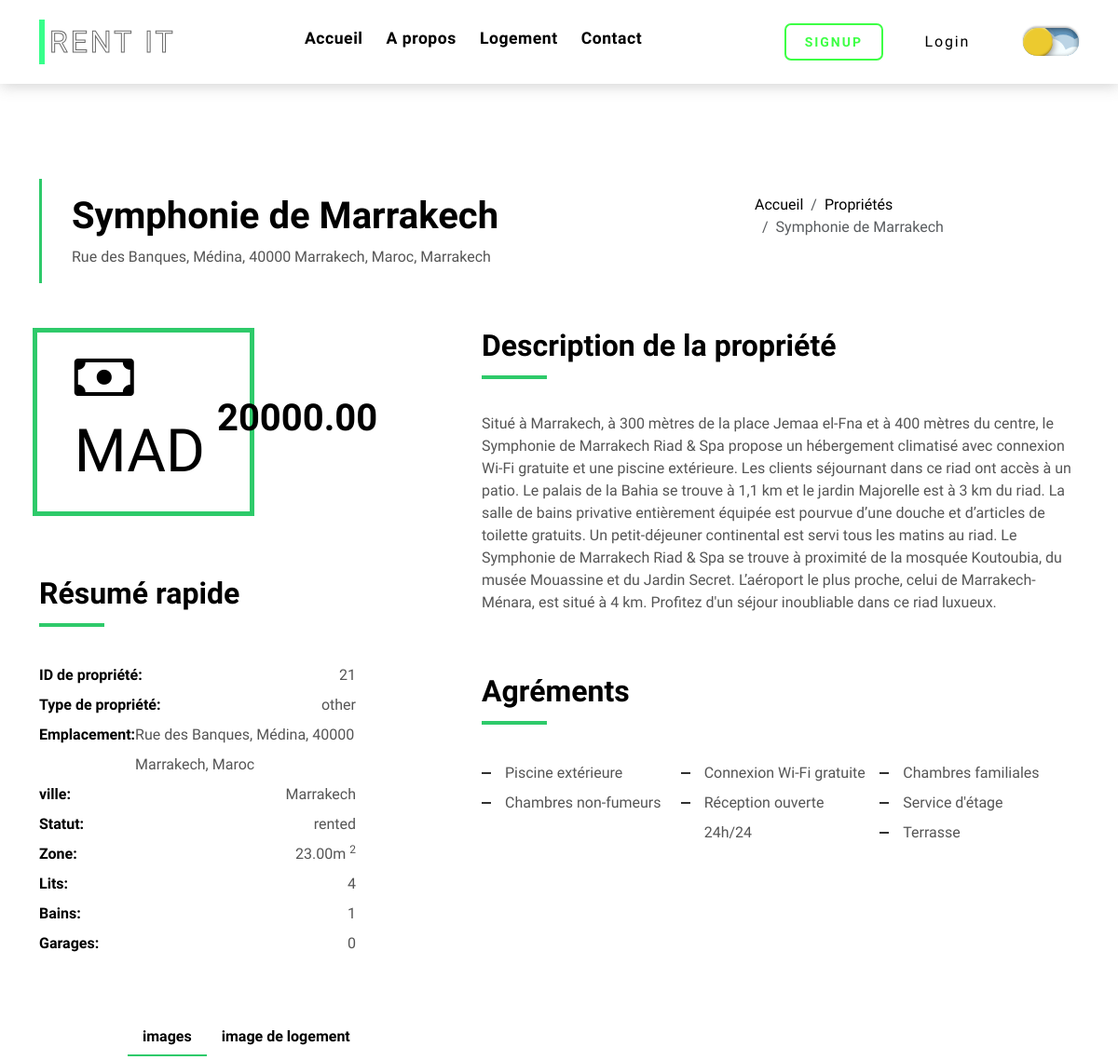
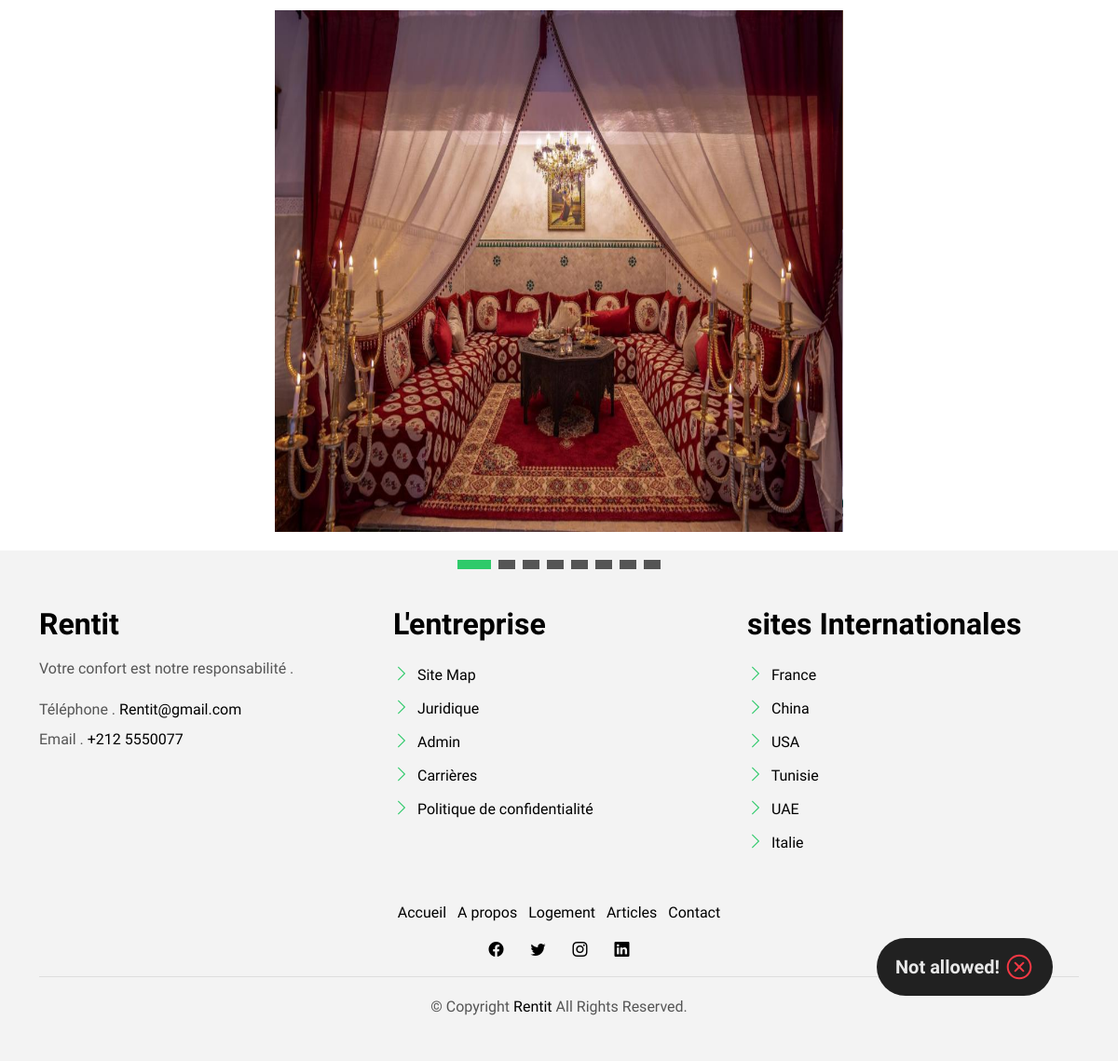
The page /index.php?page=logement&id=21 on the database its author committed (2 pictures, top to bottom).
### tables this page shows
CREATE TABLE `logement` (
  `id` int(11) NOT NULL,
  `name` varchar(255) NOT NULL,
  `adresse` varchar(255) NOT NULL,
  `type_logement` enum('apartment','house','condo','villa','townhouse','other') NOT NULL,
  `nombre_chambres` int(11) DEFAULT NULL,
  `prix` decimal(10,2) NOT NULL,
  `image_path` varchar(255) DEFAULT NULL,
  `description` text NOT NULL,
  `status` enum('available','rented','unavailable') NOT NULL DEFAULT 'available',
  `area` decimal(10,2) NOT NULL,
  `beds` int(11) NOT NULL,
  `baths` int(11) NOT NULL,
  `garage` int(11) NOT NULL,
  `city` varchar(100) NOT NULL
);

CREATE TABLE `logement_amenities` (
  `id` int(11) NOT NULL,
  `logement_id` int(11) NOT NULL,
  `amenity` varchar(50) NOT NULL
);

CREATE TABLE `logement_images` (
  `id` int(11) NOT NULL,
  `logement_id` int(11) NOT NULL,
  `image_path` varchar(255) NOT NULL
);

### database_connection.php (called while the page is built, shortened)
<?php
function getDatabase() {
    $mysqli = new mysqli($GLOBALS['dbhost'], $GLOBALS['dbuser'], $GLOBALS['dbpassword'], $GLOBALS['dbdatabase']);
    return $mysqli;
}
?>

### models/logementModel.php (called while the page is built, shortened)
<?php
class LogementModel
{
    private $db;
    public function __construct()
    {
        $this->db = $this->connectToDatabase();
    }
    private function connectToDatabase()
    {
        return getDatabase();
    }
    public function getLogementById($logementId)
    {
        $query = "SELECT * FROM logement WHERE id = '$logementId'";
        $result = $this->db->query($query)->fetch_assoc();
        return $result;
    }
}
?>

### controllers/logementController.php (called while the page is built, shortened)
<?php
require_once('models/logementModel.php');
function getLogement($id)
{
  $logementModel = new LogementModel();
  $data = $logementModel->getLogementById($id);
  return $data;
}
?>

### models/logementAmenitiesModel.php (called while the page is built, shortened)
<?php
class LogementAmenitiesModel
{
    private $db;
    public function __construct()
    {
        $this->db = $this->connectToDatabase();
    }
    private function connectToDatabase()
    {
        return getDatabase();
    }
    public function getAmenities($logement_id)
    {
        $query = "SELECT * FROM logement_amenities WHERE logement_id='$logement_id'";
        $result = $this->db->query($query);
        $amenities = [];
        while ($row = $result->fetch_assoc()) {
            $amenities[] = $row;
        }
        return $amenities;
    }
}
?>

### controllers/logementAmenitiesController.php (called while the page is built, shortened)
<?php
    require_once('models/logementAmenitiesModel.php');
  function getLAmenities(){
    $lAmenitiesModel = new LogementAmenitiesModel();
    $logement_id = $_GET['id'];
    $result = $lAmenitiesModel->getAmenities($logement_id);
    return $result;
  }
?>

### models/logementImagesModel.php (called while the page is built, shortened)
<?php
class LogementImagesModel
{
    private $db;
    public function __construct()
    {
        $this->db = $this->connectToDatabase();
    }
    private function connectToDatabase()
    {
        return getDatabase();
    }
    public function getImages($logement_id)
    {
        $query = "SELECT * FROM logement_images WHERE logement_id='$logement_id'";
        $result = $this->db->query($query);
        $images = [];
        while ($row = $result->fetch_assoc()) {
            $images[] = $row;
        }
        return $images;
    }
}
?>

### controllers/logementImagesController.php (called while the page is built, shortened)
<?php
require_once('models/logementImagesModel.php');
function getLImages()
{
  $lAmenitiesModel = new LogementImagesModel();
  $logement_id = $_GET['id'];
  $result = $lAmenitiesModel->getImages($logement_id);
  return $result;
}
?>

### view/client/logement.php (the view, shortened to what this page needs)
<?php
$logement = getLogement($_GET['id']);
$aminoties = getLAmenities();
$LImages = getLImages();
?>
<main id="main">
  <section class="intro-single">
    <div class="container">
      <div class="row">
        <div class="col-md-12 col-lg-8">
          <div class="title-single-box">
            <h1 class="title-single">
              <?php echo $logement['name'] ?>
            </h1>
            <span class="color-text-a">
              <?php echo $logement['adresse'] . ', ' . $logement['city'] ?>
            </span>
          </div>
        </div>
        <div class="col-md-12 col-lg-4">
          <nav aria-label="breadcrumb" class="breadcrumb-box d-flex justify-content-lg-end">
            <ol class="breadcrumb">
              <li class="breadcrumb-item">
                <a href="<?php echo $_SERVER['PHP_SELF'] ?>">Accueil</a>
              </li>
              <li class="breadcrumb-item">
                <a href="<?php echo $_SERVER['PHP_SELF'] . "?page=all_properties" ?>">Propriétés</a>
              </li>
              <li class="breadcrumb-item active" aria-current="page">
                <?php echo $logement['name'] ?>
              </li>
            </ol>
          </nav>
        </div>
      </div>
    </div>
  </section>
  <section class="property-single nav-arrow-b">
    <div class="container">
      <div class="row">
        <div class="col-sm-12">
          <div class="row justify-content-between">
            <div class="col-md-5 col-lg-4">
              <div class="property-price d-flex justify-content-center foo">
                <div class="card-header-c d-flex">
                  <div class="card-box-ico">
                    <span class="bi bi-cash">MAD</span>
                  </div>
                  <div class="card-title-c align-self-center">
                    <h5 class="title-c">
                      <?php echo $logement['prix'] ?>
                    </h5>
                  </div>
                </div>
              </div>
              <div class="property-summary">
                <div class="row">
                  <div class="col-sm-12">
                    <div class="title-box-d section-t4">
                      <h3 class="title-d">Résumé rapide</h3>
                    </div>
                  </div>
                </div>
                <div class="summary-list">
                  <ul class="list">
                    <li class="d-flex justify-content-between">
                      <strong>ID de propriété:</strong>
                      <span>
                        <?php echo $logement['id'] ?>
                      </span>
                    </li>
                    <li class="d-flex justify-content-between">
                      <strong>Type de propriété:</strong>
                      <span>
                        <?php echo $logement['type_logement'] ?>
                      </span>
                    </li>
                    <li class="d-flex justify-content-between">
                      <strong>Emplacement:</strong>
                      <span>
                        <?php echo $logement['adresse'] ?>
                      </span>
                    </li>
                    <li class="d-flex justify-content-between">
                      <strong>ville:</strong>
                      <span>
                        <?php echo $logement['city'] ?>
                      </span>
                    </li>
                    <li class="d-flex justify-content-between">
                      <strong>Statut:</strong>
                      <span>
                        <?php echo $logement['status'] ?>
                      </span>
                    </li>
                    <li class="d-flex justify-content-between">
                      <strong>Zone:</strong>
                      <span>
                        <?php echo $logement['area'] ?>m
                        <sup>2</sup>
                      </span>
                    </li>
                    <li class="d-flex justify-content-between">
                      <strong>Lits:</strong>
                      <span>
                        <?php echo $logement['beds'] ?>
                      </span>
                    </li>
                    <li class="d-flex justify-content-between">
                      <strong>Bains:</strong>
                      <span>
                        <?php echo $logement['baths'] ?>
                      </span>
                    </li>
                    <li class="d-flex justify-content-between">
                      <strong>Garages:</strong>
                      <span>
                        <?php echo $logement['garage'] ?>
                      </span>
                    </li>
                  </ul>
                </div>
              </div>
            </div>
            <div class="col-md-7 col-lg-7 section-md-t3">
              <div class="row">
                <div class="col-sm-12">
                  <div class="title-box-d">
                    <h3 class="title-d">Description de la propriété</h3>
                  </div>
                </div>
              </div>
              <div class="property-description">
                <p class="description color-text-a">
                  <?php echo $logement['description'] ?>
                </p>
              </div>
              <?php include('rentButton.php'); ?>
              <div class="row section-t3">
                <div class="col-sm-12">
                  <div class="title-box-d">
                    <h3 class="title-d">Agréments</h3>
                  </div>
                </div>
              </div>
              <div class="amenities-list color-text-a">
                <ul class="list-a no-margin">
                  <?php
                  foreach ($aminoties as $amin) {
                    echo '<li>' . $amin['amenity'] . '</li>';
                  }
                  ?>
                </ul>
              </div>
            </div>
          </div>
        </div>
        <div class="col-md-10 offset-md-1">
          <ul class="nav nav-pills-a nav-pills mb-3 section-t3" id="pills-tab" role="tablist">
            <li class="nav-item">
              <a class="nav-link active" id="images-tab" data-bs-toggle="pill" href="#images" role="tab"
                aria-controls="images" aria-selected="true">images</a>
            </li>
            <li class="nav-item">
              <a class="nav-link" id="pills-plans-tab" data-bs-toggle="pill" href="#pills-plans" role="tab"
                aria-controls="pills-plans" aria-selected="false">image de logement</a>
            </li>
          </ul>
          <div class="tab-content" id="pills-tabContent">
            <div class="tab-pane fade show active" id="images" role="tabpanel" aria-labelledby="images-tab">
              <div class="row justify-content-center">
                <div class="col-lg-8">
                  <div id="property-single-carousel" class="swiper">
                    <div class="swiper-wrapper">
                      <?php
                      foreach ($LImages as $img) {
                        echo '<div class="swiper-slide my-carousel-style">';
                        echo '<div class="backImag-blur"></div>';
                        echo '<img src="assets/img/LogementImages/' . $img['image_path'] . '" alt="" class="img-fluid">';
                        echo '</div>';
                      }
                      ?>
                    </div>
                  </div>
                  <div class="property-single-carousel-pagination carousel-pagination"></div>
                </div>
              </div>
            </div>
          </div>
        </div>
      </div>
    </div>
  </section>
</main>

### assets/css/style.css (style rules this page uses)
* { margin: 0; padding: 0; box-sizing: border-box; font-family: 'Quicksand', sans-serif; transition: 0.2s ease; }
body { font-family: "Poppins", sans-serif; color: #555555; }
h1, h2, h3, h4, h5, h6 { color: #000000; }
a { color: #000000; text-decoration: none; transition: all 0.5s ease; }
.color-text-a { text-decoration: none; color: #555555; }
.no-margin { margin: 0; }
.nav-pills-a { text-decoration: none; }
.nav-pills-a.nav-pills .nav-link { color: #000000; position: relative; font-weight: 600; }
.nav-pills-a.nav-pills .nav-link.active { background-color: transparent; }
.nav-pills-a.nav-pills .nav-link.active:after { content: ""; position: absolute; left: 0; bottom: -1px; width: 100%; height: 2px; background-color: #2eca6a; z-index: 2; }
.list-a { text-decoration: none; display: inline-block; line-height: 2; padding: 0; list-style: none; }
.list-a li { position: relative; width: 50%; float: left; padding-left: 25px; padding-right: 5px; }
@media (min-width: 992px) { .list-a li { width: 33.333%; } }
.list-a li:before { content: ""; width: 10px; height: 2px; position: absolute; background-color: #313131; top: 15px; left: 0; }
.section-t4 { padding-top: 4rem; }
.section-t3 { padding-top: 3rem; }
.title-box-d { padding-bottom: 1.8rem; margin-bottom: 1rem; position: relative; }
.title-box-d .title-d { font-weight: 600; font-size: 2rem; }
.title-box-d .title-d:after { content: ""; position: absolute; width: 70px; height: 4px; background-color: #2eca6a; bottom: 20px; left: 0; }
.carousel-pagination { margin-top: 10px; text-align: center; }
.intro-single { padding: 12rem 0 3rem; }
.intro-single .title-single-box { padding: 1rem 0 1rem 2rem; }
.intro-single .title-single-box { border-left: 3px solid #2eca6a; }
.intro-single .title-single-box .title-single { font-weight: 600; font-size: 2.2rem; }
@media (min-width: 768px) { .intro-single .title-single-box .title-single { font-size: 2.1rem; } }
@media (min-width: 992px) { .intro-single .title-single-box .title-single { font-size: 2.5rem; } }
.intro-single .breadcrumb-box { padding: 1rem 0 0 0.5rem; }
.intro-single .breadcrumb { background-color: transparent; padding-right: 0; padding-left: 0; }
.property-price { margin: 0 auto; }
.property-price .card-header-c { padding: 0; }
.summary-list { padding-right: 1rem; color: #000000; }
.summary-list .list { padding: 0; line-height: 2; }
.summary-list .list span { color: #555555; }
.card-header-c { padding: 0 1rem 1rem 1rem; }
.card-box-ico { padding: 1rem 3rem 1rem 2.5rem; border: 5px solid #2eca6a; }
.card-box-ico span { font-size: 4rem; color: #000000; }
.title-c { font-size: 2.5rem; font-weight: 600; margin-left: -40px; }
@media (min-width: 768px) { .title-c { font-size: 1.8rem; } }
@media (min-width: 992px) { .title-c { font-size: 2.5rem; } }

### assets/css/costom.css (style rules this page uses)
.my-carousel-style { height: 70vh; }
.my-carousel-style .backImag-blur { width: 100%; height: 100%; z-index: -151; position: absolute; top: 0; backdrop-filter: blur(10px); }
.my-carousel-style img { display: block; margin: auto; width: auto; height: 100%; object-fit: fill; }

### rows shown on the page
logement: name "Symphonie de Marrakech", adresse "Rue des Banques, Médina, 40000 Marrakech, Maroc", city "Marrakech", prix "20000.00", id "21", type_logement "other", status "rented", area "23.00", beds "4", baths "1", garage "0", description "Situé à Marrakech, à 300 mètres de la place Jemaa el-Fna et à 400 mètres du centre, le Symphonie de Marrakech Riad & Spa propose un hébergement climatisé avec connexion Wi-Fi gratuite et une piscine extérieure. Les clients séjournant dans ce riad ont accès à un patio. Le palais de la Bahia se trouve à 1,1 km et le jardin Majorelle est à 3 km du riad. La salle de bains privative entièrement équipée est pourvue d’une douche et d’articles de toilette gratuits. Un petit-déjeuner continental est servi tous les matins au riad. Le Symphonie de Marrakech Riad & Spa se trouve à proximité de la mosquée Koutoubia, du musée Mouassine et du Jardin Secret. L’aéroport le plus proche, celui de…"
logement_amenities: amenity "Piscine extérieure"
logement_amenities: amenity "Connexion Wi-Fi gratuite"
logement_amenities: amenity "Chambres familiales"
logement_amenities: amenity "Chambres non-fumeurs"
logement_amenities: amenity "Réception ouverte 24h/24"
logement_amenities: amenity "Service d'étage"
logement_amenities: amenity "Terrasse"
logement_images: image_path (picture)
